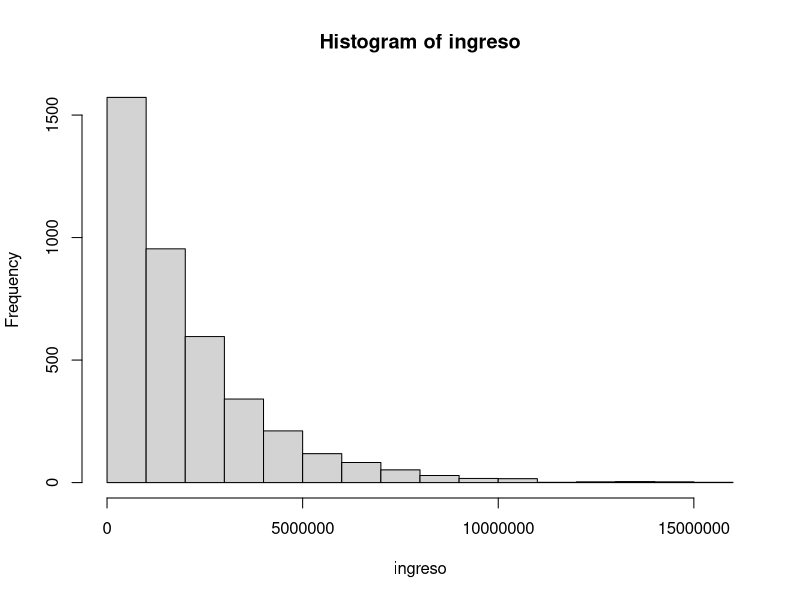

The R script that drew this image: (Note: this script raises an error after producing the figure.)
## ---- chunk 1
knitr::opts_chunk$set(echo = TRUE)
## ---- chunk 2
mu <- 2000000
sigma <- 1800000

n <- c(10, 100, 400, 1000)
sigma_estimador <- sigma / sqrt(n)
sigma_estimador
## ---- chunk 3
options(scipen = 9999)
set.seed(12345)
ingreso <- rexp(n = 4000, rate = 1/2000000) 
summary(ingreso)
## ---- chunk 4
hist(ingreso)
## ---- chunk 5
t.test(x = ingreso, conf.level = 0.95)
## ---- chunk 6
t.test(x = ingreso)
## ---- chunk 7
intervalos <- t.test(x = ingreso)
c(intervalos$conf.int[1], intervalos$conf.int[2])

## ---- chunk 8
xbarra <- mean(ingreso)
s <- sd(ingreso)
n <- length(ingreso)

confianza <- 0.95
alpha <- 1 - confianza # error 

t_perc <- qt(1-alpha/2, n-1)

c(xbarra - t_perc * s / sqrt(n), xbarra, xbarra + t_perc * s / sqrt(n))
## ---- chunk 9
set.seed(12345)
votacion <- rbinom(n = 1200, size = 1, prob = 0.4)
table(votacion)
## ---- chunk 10
prop.test(x = sum(votacion), n = length(votacion), correct = FALSE)
## ---- chunk 11
inter_confianza <- prop.test(x = sum(votacion), n = length(votacion), correct = FALSE)
inter_confianza$conf.int

## ---- chunk 12
pgorro <- sum(votacion) / length(votacion)
confianza <- 0.95
alpha <- 1 - confianza
z <- qnorm(1-alpha/2)
error_estandar <- sqrt(pgorro * (1-pgorro) / n)
li <- pgorro - z * error_estandar
ls <- pgorro + z * error_estandar
c(li, pgorro, ls)


## ---- chunk 13
inter_confianza <- prop.test(x = sum(votacion), n = length(votacion), correct = T)
inter_confianza
## ---- chunk 14
set.seed(12345)
datos <- data.frame(id = paste0("cerdo", 1:3300), 
                    hemoglobina = rnorm(n = 3300, mean = 13, sd = 1.5) )
head(datos)
## ---- chunk 15
set.seed(12345)
aleatorio <- runif(n = 3300)
datos$aleatorio <- aleatorio
head(datos)
## ---- chunk 16
datos <- datos %>% arrange(aleatorio)
muestra2 <- datos[1:100,]
set.seed(12345)
muestra2$hemoglobina <- muestra2$hemoglobina + 
                        rnorm(n = nrow(muestra2), mean = 4, sd = 2.5)

muestra1 <- datos[101:198,]
cat("\n resumen muestra2: nuevo suplemento \n")
summary(muestra2$hemoglobina)
cat("\n resumen muestra1; grupo control")
summary(muestra1$hemoglobina)

## ---- chunk 17
17.74 - 12.87
## ---- chunk 18
t.test(x = muestra2$hemoglobina, y = muestra1$hemoglobina, conf.level = 0.95)
## ---- chunk 19
intervaloconf <- t.test(x = muestra2$hemoglobina, y = muestra1$hemoglobina, conf.level = 0.95)
c(intervaloconf$conf.int[1], mean(muestra2$hemoglobina) - mean(muestra1$hemoglobina),
intervaloconf$conf.int[2])

## ---- chunk 20
# Deidaad
n <- 100000
set.seed(12345)
compra <- rbinom(n, size = 1, prob = 0.01)
head(compra, 200)
## ---- chunk 21
# Muesra
set.seed(12345)
aleatorio <- runif(100000)
compra <- compra[order(aleatorio)]
set.seed(12345)
compra1 <- compra[1:50000] + rbinom(n = 50000, size = 1, prob = 0.2 / 100)


# diseño nuevo 
compra2 <- compra[50001:100000]# diseño viejo 
cat("Proporciones muestral  poblacion 1 \n")

table(compra1) %>% proportions()
cat("Proporciones muestral poblacion 2 \n")
table(compra2) %>% proportions()
## ---- chunk 22
exitos <- c(table(compra1)[2], table(compra2)[2])
tamanos <- c(length(compra1), length(compra2))
list(tamanos, exitos)

## ---- chunk 23
prop.test(x = exitos, tamanos, conf.level = 0.95)
